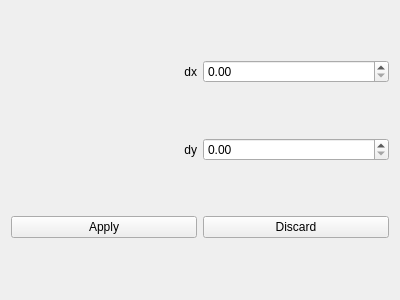
<?xml version="1.0" encoding="UTF-8"?>
<ui version="4.0">
 <class>Dialog</class>
 <widget class="QDialog" name="Dialog">
  <property name="geometry">
   <rect>
    <x>0</x>
    <y>0</y>
    <width>400</width>
    <height>300</height>
   </rect>
  </property>
  <property name="sizePolicy">
   <sizepolicy hsizetype="Minimum" vsizetype="Minimum">
    <horstretch>0</horstretch>
    <verstretch>0</verstretch>
   </sizepolicy>
  </property>
  <property name="windowTitle">
   <string>Change dx dy</string>
  </property>
  <layout class="QGridLayout" name="gridLayout">
   <item row="0" column="0">
    <widget class="QLabel" name="l_dx">
     <property name="text">
      <string>dx</string>
     </property>
     <property name="alignment">
      <set>Qt::AlignRight|Qt::AlignTrailing|Qt::AlignVCenter</set>
     </property>
    </widget>
   </item>
   <item row="0" column="1">
    <widget class="QDoubleSpinBox" name="dSB_dx">
     <property name="keyboardTracking">
      <bool>false</bool>
     </property>
     <property name="maximum">
      <double>399.990000000000009</double>
     </property>
     <property name="singleStep">
      <double>0.100000000000000</double>
     </property>
    </widget>
   </item>
   <item row="1" column="0">
    <widget class="QLabel" name="l_dy">
     <property name="text">
      <string>dy</string>
     </property>
     <property name="alignment">
      <set>Qt::AlignRight|Qt::AlignTrailing|Qt::AlignVCenter</set>
     </property>
     <property name="openExternalLinks">
      <bool>false</bool>
     </property>
    </widget>
   </item>
   <item row="1" column="1">
    <widget class="QDoubleSpinBox" name="dSB_dy">
     <property name="keyboardTracking">
      <bool>false</bool>
     </property>
     <property name="maximum">
      <double>399.990000000000009</double>
     </property>
     <property name="singleStep">
      <double>0.100000000000000</double>
     </property>
    </widget>
   </item>
   <item row="2" column="0">
    <widget class="QPushButton" name="pB_apply">
     <property name="text">
      <string>Apply</string>
     </property>
     <property name="autoDefault">
      <bool>false</bool>
     </property>
    </widget>
   </item>
   <item row="2" column="1">
    <widget class="QPushButton" name="pB_discard">
     <property name="text">
      <string>Discard</string>
     </property>
     <property name="autoDefault">
      <bool>false</bool>
     </property>
    </widget>
   </item>
  </layout>
 </widget>
 <resources/>
 <connections/>
</ui>
